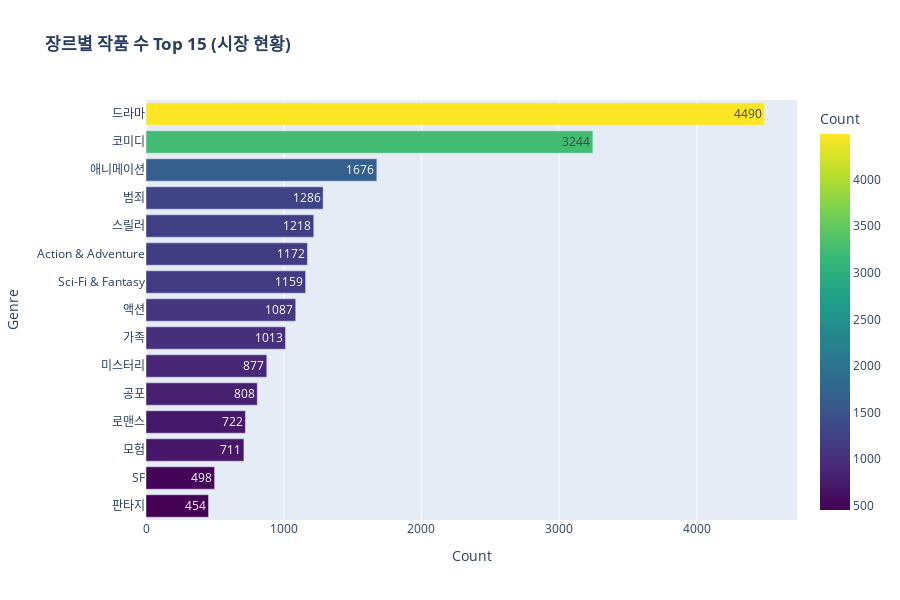

Notebook cell for this chart:
### Markdown cell above
### (1) 장르별 시장 현황 (Genre Ranking)

### Code cell
df['genres_split'] = df['genres'].str.split(',')
df_exploded = df.explode('genres_split')
df_exploded['genres_split'] = df_exploded['genres_split'].str.strip()
genre_counts = df_exploded['genres_split'].value_counts().head(15).reset_index()
genre_counts.columns = ['Genre', 'Count']

fig1 = px.bar(genre_counts, x='Count', y='Genre', orientation='h',
              text='Count', title='<b>장르별 작품 수 Top 15 (시장 현황)</b>',
              color='Count', color_continuous_scale='Viridis')
fig1.update_layout(yaxis={'categoryorder':'total ascending'}, height=600)
fig1.show()

### Figure 1 — Plotly figure (JSON) as saved in the notebook; plotly's stock layout.template omitted (floating-point values rounded to 4 significant figures)
{"data": [{"hovertemplate": "Count=%{marker.color}<br>Genre=%{y}<extra></extra>", "legendgroup": "", "marker": {"color": [4490, 3244, 1676, 1286, 1218, 1172, 1159, 1087, 1013, 877, 808, 722, 711, 498, 454], "coloraxis": "coloraxis", "pattern": {"shape": ""}}, "name": "", "orientation": "h", "showlegend": false, "text": [4490.0, 3244.0, 1676.0, 1286.0, 1218.0, 1172.0, 1159.0, 1087.0, 1013.0, 877.0, 808.0, 722.0, 711.0, 498.0, 454.0], "textposition": "auto", "type": "bar", "x": [4490, 3244, 1676, 1286, 1218, 1172, 1159, 1087, 1013, 877, 808, 722, 711, 498, 454], "xaxis": "x", "y": ["드라마", "코미디", "애니메이션", "범죄", "스릴러", "Action & Adventure", "Sci-Fi & Fantasy", "액션", "가족", "미스터리", "공포", "로맨스", "모험", "SF", "판타지"], "yaxis": "y"}], "layout": {"barmode": "relative", "coloraxis": {"colorbar": {"title": {"text": "Count"}}, "colorscale": [[0, "#440154"], [0.1111, "#482878"], [0.2222, "#3e4989"], [0.3333, "#31688e"], [0.4444, "#26828e"], [0.5556, "#1f9e89"], [0.6667, "#35b779"], [0.7778, "#6ece58"], [0.8889, "#b5de2b"], [1, "#fde725"]]}, "height": 600, "legend": {"tracegroupgap": 0}, "title": {"text": "<b>장르별 작품 수 Top 15 (시장 현황)</b>"}, "xaxis": {"anchor": "y", "domain": [0, 1], "title": {"text": "Count"}}, "yaxis": {"anchor": "x", "categoryorder": "total ascending", "domain": [0, 1], "title": {"text": "Genre"}}}}
